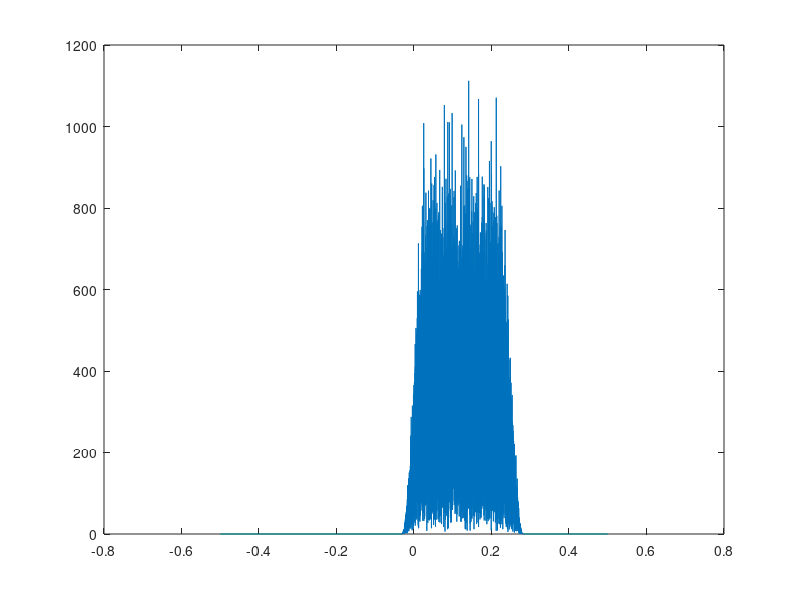

MATLAB code for this plot:
% Subject:  Interference Generator
% Date:     June 5, 2020
% Name:     Daniel Tait

%%
clear all; close all; clc; format compact;

N = 32*1024;
fbounds = [0,0.25];

f = (0:(N-1))/N-0.5;
H = zeros(1,N);

fl = fbounds(1);
fh = fbounds(2);
fc = abs(fh-fl)/2;
fcenter = fl+fc;
b = 0.25;
T = 1/2/fc;
for i=1:N
    fo = abs(f(i));
    bd1 = (1-b)/2/T;
    bd2 = (1+b)/2/T;
    if fo <= bd1
        H(i) = 1;
    else
        if fo <= bd2
            H(i) = 0.5*(1+cos(pi*T/b*(fo-bd1)));
        end
    end
end

n = 0:N-1;
x = (randn(1,N)+1j*randn(1,N))/sqrt(2);
%x = randn(1,N);

%h = fftshift(ifft(H));
%z = sigConvolution(x,h);
z = ifftshift(ifft(fftshift(fft(x)).*H));
Z = fftshift(fft(z));

y = z.*exp(1j*2*pi*(fcenter+0.5)*n);

y = y/sqrt(y*y')*sqrt(N);

Y = fftshift(fft(y));
plot(f,abs(Y));

